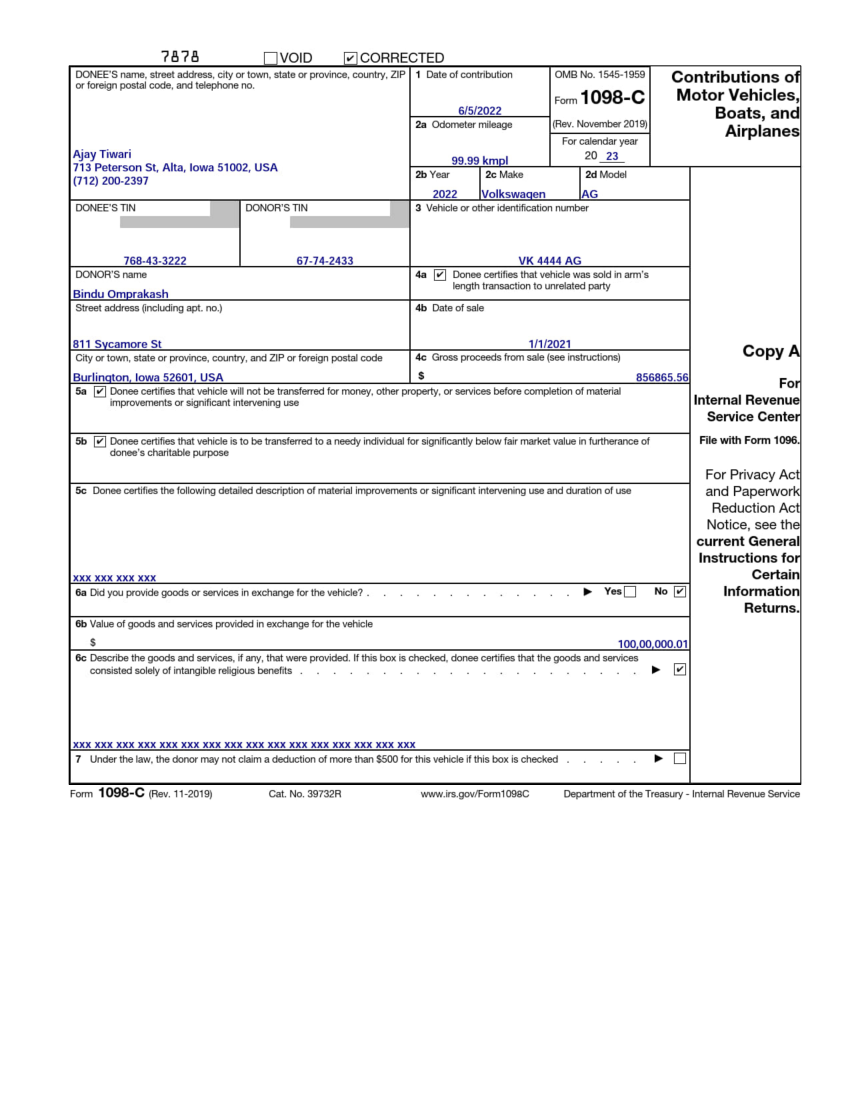
#> input picture 1098C_Samples/Sample 6_1098 C.png, 2550 x 3300 px, found by its file name (shown at 1/3 size)
$ jupyter execute --allow-errors Contour_Based_Extraction-Approach1.ipynb
#> lines starting #> are read from the running program, lines starting #| are printed output that depends on the picture; after the words box and inside, x2 and y2 are one past the last pixel; in counts of white or black regions, pixels touching at a corner belong together
#> further down, image is the input picture: shape (3300, 2550, 3); mean B, G, R 243.4, 242.9, 242.9
[cell 1]
from PyPDF2 import PdfFileReader
from wand.image import Image
import fitz

import numpy as np
import cv2 as cv
import matplotlib.pyplot as plt

import os
import easyocr
import pytesseract
import cv2
import pandas as pd
import time

[cell 2]
# Input PDF file path
pdf_file_path = '1098C_Samples/Sample 6_1098 C.pdf'

# Output image file path
output_image_path = 'Sample 6_1098 C.png'

# Create a PyMuPDF document and load the PDF
#> (the rest of this cell did not finish here and is left out)

[cell 3]
def angle_cos(p0, p1, p2):
    d1, d2 = (p0-p1).astype('float'), (p2-p1).astype('float')
    return abs( np.dot(d1, d2) / np.sqrt( np.dot(d1, d1)*np.dot(d2, d2) ) )

def find_squares(img, threshold):
#> called with threshold = 0.1
    img = cv.GaussianBlur(img, (5, 5), 0)
    squares = []
    for gray in cv.split(img):
        for thrs in range(0, 255, 26):
            if thrs == 0:
                bin = cv.Canny(gray, 0, 50, apertureSize=5)
                bin = cv.dilate(bin, None)
            else:
                _retval, bin = cv.threshold(gray, thrs, 255, cv.THRESH_BINARY)
            contours, _hierarchy = cv.findContours(bin, cv.RETR_LIST, cv.CHAIN_APPROX_SIMPLE)
            for cnt in contours:
                cnt_len = cv.arcLength(cnt, True)
                cnt = cv.approxPolyDP(cnt, 0.02*cnt_len, True)
                if len(cnt) == 4 and cv.contourArea(cnt) > 5000 and cv.isContourConvex(cnt):
                    cnt = cnt.reshape(-1, 2)
                    max_cos = np.max([angle_cos( cnt[i], cnt[(i+1) % 4], cnt[(i+2) % 4] ) for i in range(4)])
                    if max_cos < threshold:
                        squares.append(cnt)
#> this loop made 3 passes
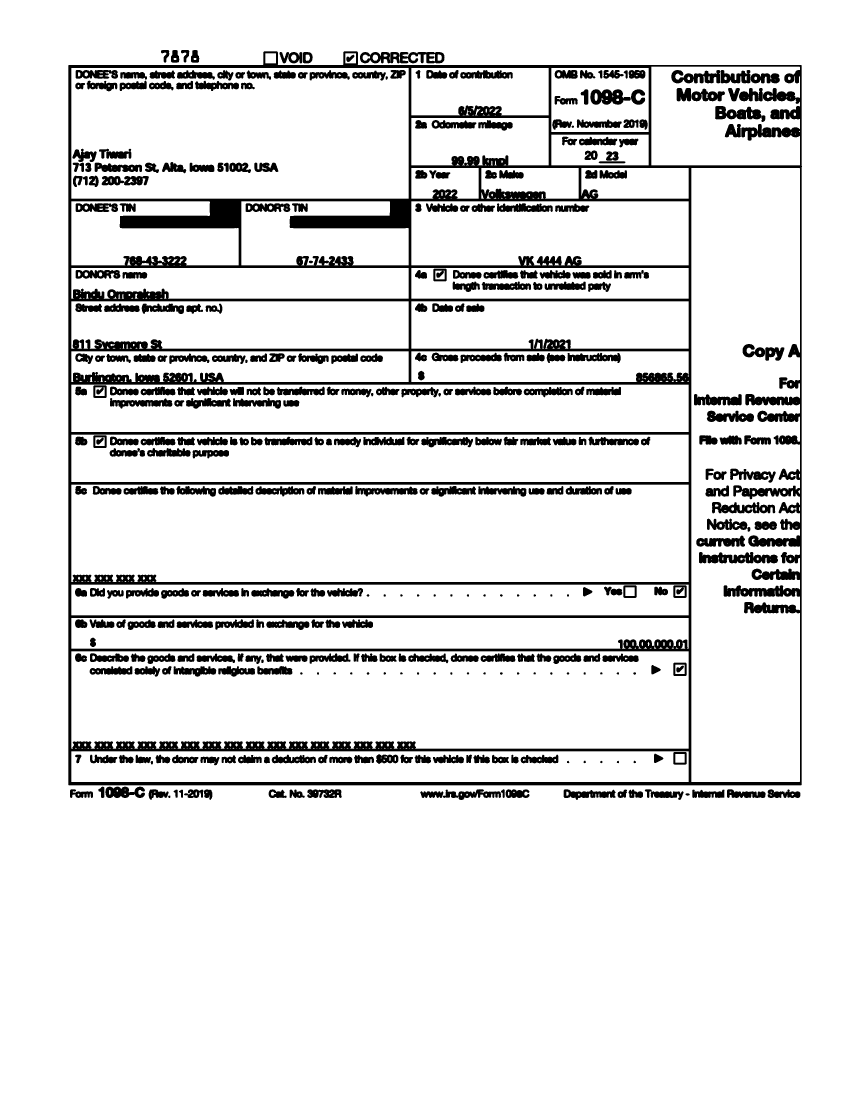
#> bin: shape (3300, 2550) (shown at 1/3 size); 89.6% white; 391 black regions, largest, box (x1, y1, x2, y2) and area: (205, 154, 2406, 2356) 431116, (2014, 210, 2251, 250) 6182, (1080, 156, 1334, 190) 5496
    return squares

[cell 4]
image = cv2.imread('Sample 6_1098 C.png')
image_dis = cv2.imread('Sample 6_1098 C.png')

squares = find_squares(image, 0.1)
cv2.drawContours(image_dis, squares, -1, (0, 255, 0), 1)
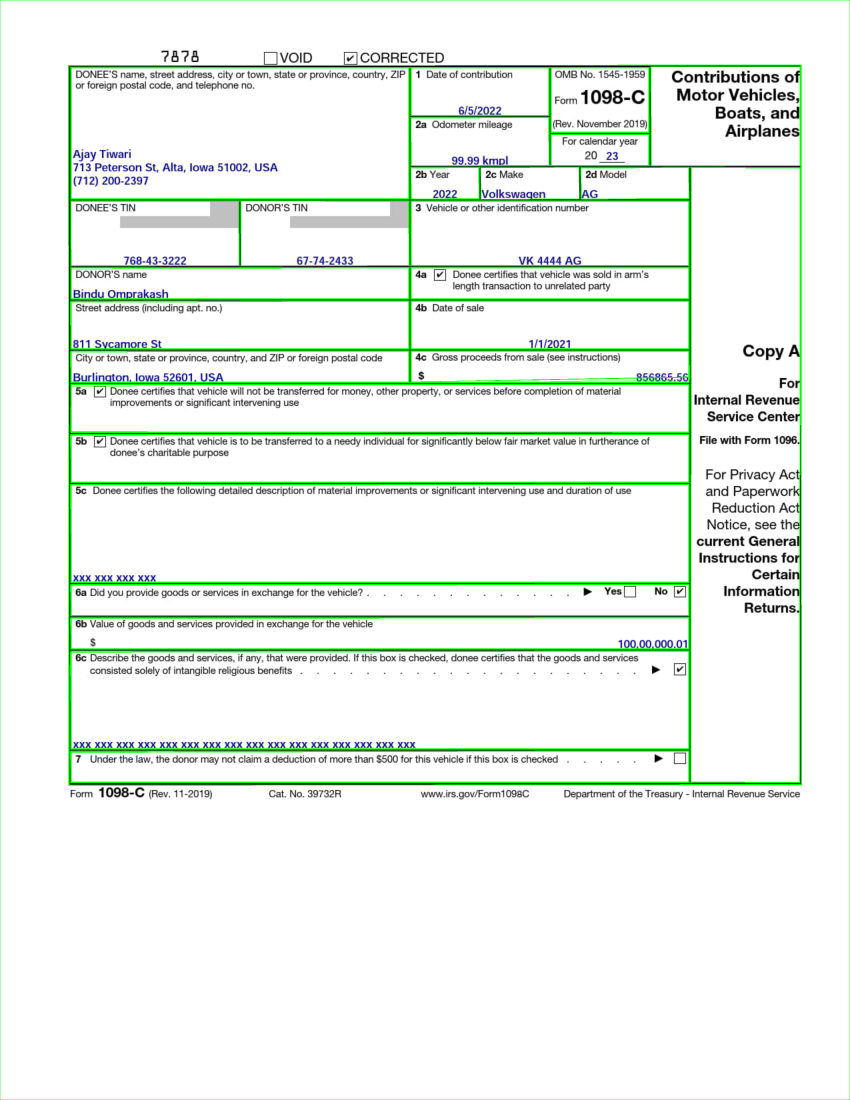
#> image_dis: shape (3300, 2550, 3) (shown at 1/3 size); mean B, G, R 237.2, 244.8, 236.6

# Create a larger figure size
plt.figure(figsize=(15, 10))  # Adjust the width and height as needed

# Show the image using Matplotlib
plt.imshow(cv2.cvtColor(image_dis, cv2.COLOR_BGR2RGB))

# Add a title (optional)
plt.title("Enlarged Image")

# Display the image
plt.show()

[cell 5]
len(squares)
#> Out = 677

[cell 6]
# Calculate the centroids of the squares
centroids = []
for square in squares:
    M = cv.moments(square)
    if M["m00"] != 0:
        cX = int(M["m10"] / M["m00"])
        cY = int(M["m01"] / M["m00"])
        centroids.append((cX, cY))
#> this loop made 677 passes
#> square on passes 1 to 3: [[212, 2256], [2065, 2253], [2066, 2345], [214, 2346]], [[210, 2254], [211, 2348], [2068, 2348], [2068, 2251]], [[212, 1958], [2065, 1953], [2066, 2245], [214, 2246]]

centroids = list(set(centroids))

# Function to check if two centroids are close to each other
def are_close(centroid1, centroid2, threshold=100):
    return abs(centroid1[0] - centroid2[0]) <= threshold and abs(centroid1[1] - centroid2[1]) <= threshold

# Remove duplicate centroids (within a threshold) while preserving order
filtered_centroids = [centroids[0]]
for i in range(1, len(centroids)):
    is_duplicate = False
    for j in range(len(filtered_centroids)):
        if are_close(centroids[i], filtered_centroids[j]):
            is_duplicate = True
            break
    if not is_duplicate:
        filtered_centroids.append(centroids[i])
#> this loop made 57 passes

# Sort the filtered centroids by X and Y coordinates
filtered_centroids.sort(key=lambda x: (x[0], x[1]))

# Create a larger figure size
plt.figure(figsize=(15, 10))

# Plot the filtered centroids as red points and print their coordinates
for cX, cY in filtered_centroids:
    plt.scatter(cX, cY, marker='x', c='r')
    print(f"Centroid Coordinates: ({cX}, {cY})")
#> this loop made 28 passes
#> (cX, cY) on passes 1 to 12: (464, 700), (719, 399), (719, 749), (721, 975), (721, 1100), (722, 850), (973, 699), (1139, 1224), (1139, 1599), (1139, 2099), (1142, 1375), (1144, 1800)
#| Centroid Coordinates: (464, 700)
#| Centroid Coordinates: (719, 399)
#| Centroid Coordinates: (719, 749)
#| Centroid Coordinates: (721, 975)
#| Centroid Coordinates: (721, 1100)
#| Centroid Coordinates: (722, 850)
#| Centroid Coordinates: (973, 699)
#| Centroid Coordinates: (1139, 1224)
#> (further printed lines are left out)

plt.imshow(image)
plt.title("Filtered Centroids of Cells")
plt.show()
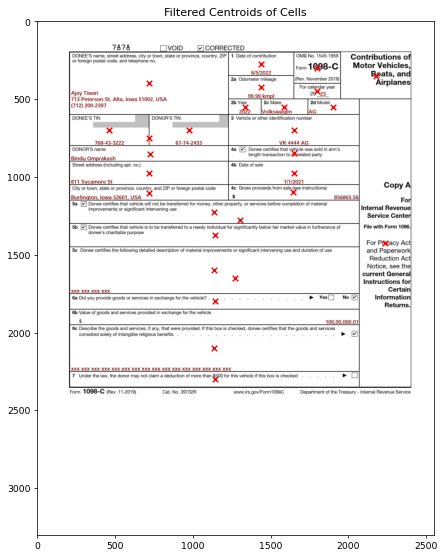
#> figure drawn by matplotlib, 1 panel; B, G, R data is drawn as R, G, B

[cell 7]
len(filtered_centroids)
#> Out = 28

[cell 8]
import cv2
import numpy as np
import matplotlib.pyplot as plt


# Initialize a list of empty lists to represent grouped squares
grouped_squares = [[] for _ in filtered_centroids]

# Function to calculate the distance between two points (centroids and square centroids)
def calculate_distance(point1, point2):
    return np.sqrt((point1[0] - point2[0]) ** 2 + (point1[1] - point2[1]) ** 2)

# Group squares based on the closest centroid
for square in squares:
    square_centroid = (
        int((square[0][0] + square[1][0] + square[2][0] + square[3][0]) / 4),
        int((square[0][1] + square[1][1] + square[2][1] + square[3][1]) / 4)
    )

    # Find the closest centroid for this square's centroid
    closest_centroid_idx = min(
        range(len(filtered_centroids)),
        key=lambda i: calculate_distance(square_centroid, filtered_centroids[i])
    )

    # Add the square to the corresponding group
    grouped_squares[closest_centroid_idx].append(square)

# Create a larger figure size
plt.figure(figsize=(15, 10))

# Plot grouped squares with bounding boxes
for i, squares_in_group in enumerate(grouped_squares):
    group_color = (0, 0, 255)  # Generate a random color for each group
    for square in squares_in_group:
        cv2.drawContours(image_dis, [square], 0, group_color, 1)  # Draw bounding box
    print(f"Group {i + 1} - Number of Squares: {len(squares_in_group)}")
#> this loop made 28 passes
#| Group 1 - Number of Squares: 15
#| Group 2 - Number of Squares: 30
#| Group 3 - Number of Squares: 2
#| Group 4 - Number of Squares: 28
#| Group 5 - Number of Squares: 26
#| Group 6 - Number of Squares: 24
#| Group 7 - Number of Squares: 15
#| Group 8 - Number of Squares: 29
#> (further printed lines are left out)
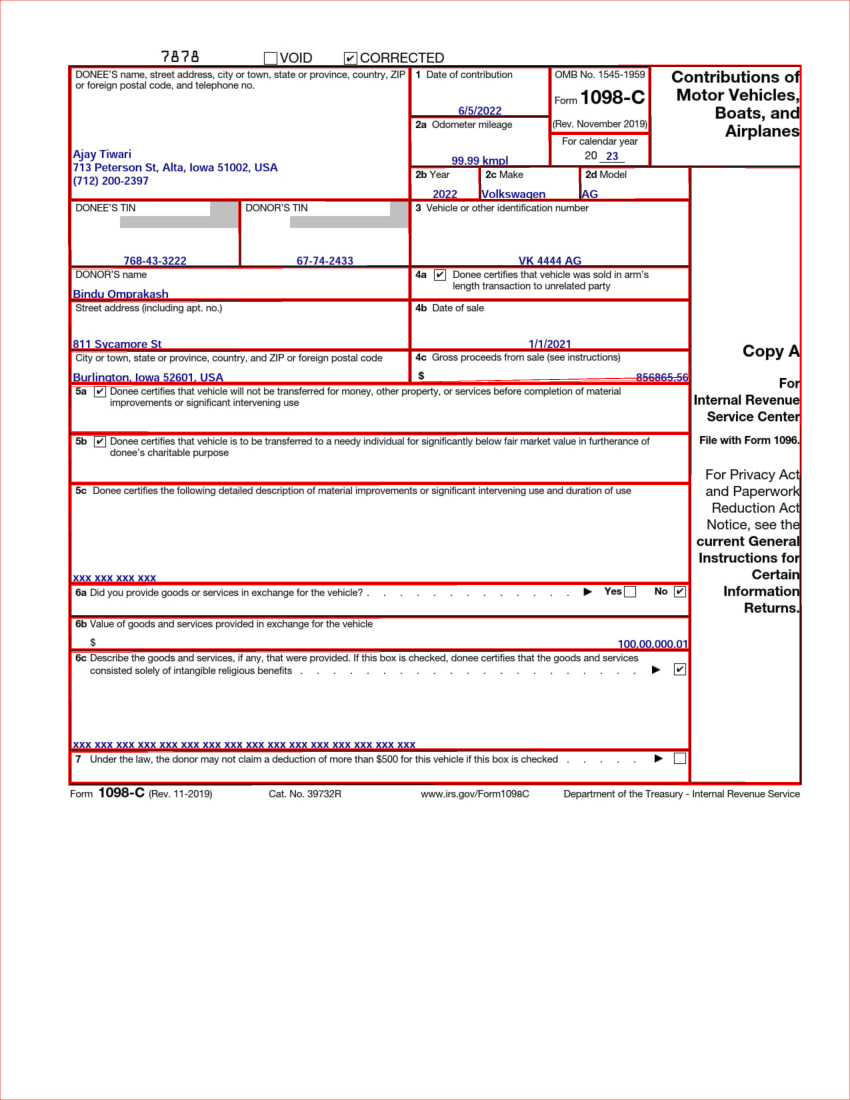
#> image_dis: shape (3300, 2550, 3) (shown at 1/3 size); mean B, G, R 237.2, 236.6, 244.8

plt.imshow(cv2.cvtColor(image_dis, cv2.COLOR_BGR2RGB))
plt.title("Grouped Squares with Bounding Boxes")
plt.show()

[cell 9]
len(grouped_squares)
#> Out = 28
